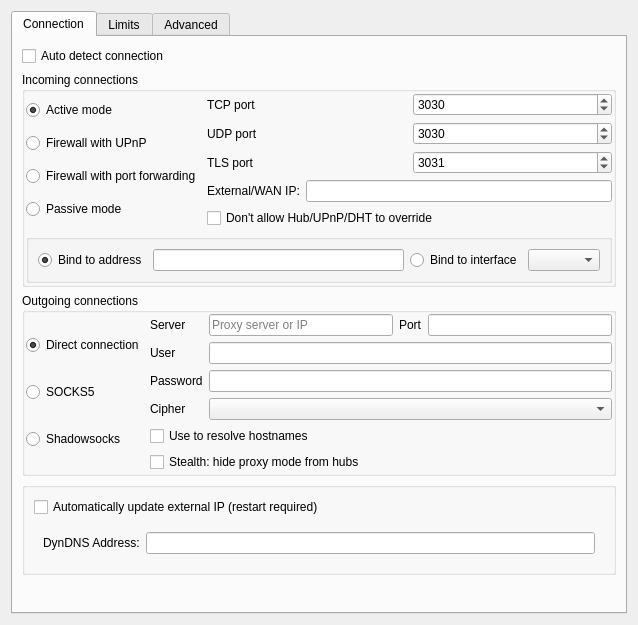
<?xml version="1.0" encoding="UTF-8"?>
<ui version="4.0">
 <class>UISettingsConnection</class>
 <widget class="QWidget" name="UISettingsConnection">
  <property name="geometry">
   <rect>
    <x>0</x>
    <y>0</y>
    <width>638</width>
    <height>625</height>
   </rect>
  </property>
  <property name="windowTitle">
   <string notr="true"/>
  </property>
  <layout class="QGridLayout" name="gridLayout">
   <item row="0" column="0">
    <widget class="QTabWidget" name="tabWidget">
     <property name="toolTip">
      <string/>
     </property>
     <property name="currentIndex">
      <number>0</number>
     </property>
     <widget class="QWidget" name="tab">
      <attribute name="title">
       <string>Connection</string>
      </attribute>
      <layout class="QVBoxLayout" name="verticalLayout">
       <item>
        <widget class="QCheckBox" name="checkBox_AUTO_DETECT_CONNECTION">
         <property name="text">
          <string>Auto detect connection</string>
         </property>
        </widget>
       </item>
       <item>
        <widget class="QGroupBox" name="groupBox">
         <property name="title">
          <string>Incoming connections</string>
         </property>
         <layout class="QGridLayout" name="gridLayout_5">
          <property name="leftMargin">
           <number>1</number>
          </property>
          <property name="topMargin">
           <number>1</number>
          </property>
          <property name="rightMargin">
           <number>1</number>
          </property>
          <property name="bottomMargin">
           <number>1</number>
          </property>
          <item row="1" column="0">
           <widget class="QWidget" name="widget" native="true">
            <layout class="QGridLayout" name="gridLayout_2">
             <property name="leftMargin">
              <number>0</number>
             </property>
             <property name="topMargin">
              <number>0</number>
             </property>
             <property name="rightMargin">
              <number>0</number>
             </property>
             <property name="bottomMargin">
              <number>0</number>
             </property>
             <item row="1" column="0">
              <widget class="QRadioButton" name="radioButton_ACTIVE">
               <property name="toolTip">
                <string>Select this mode if your computer is connected directly to the internet.
Do not select this mode if you have a router or any external firewall.
If your computer is not behind a router all you have to do is to choose
this option and usually you don't need to alter anything more in the
connection settings.
However, if you have a software firewall installed, you may need further configuration in the firewall to allow Internet access for EiskaltDC++.</string>
               </property>
               <property name="text">
                <string>Active mode</string>
               </property>
               <property name="checked">
                <bool>true</bool>
               </property>
              </widget>
             </item>
             <item row="3" column="0">
              <widget class="QRadioButton" name="radioButton_PORT">
               <property name="toolTip">
                <string>Select this mode if you are behind a firewall (router), and will set up
the TCP, UDP and TLS port forwarding on your own.
You will need to specify the external IP address of your router using
the setting below if you want downloads to work properly.
Use this mode only if the previous ones are not options for you.</string>
               </property>
               <property name="text">
                <string>Firewall with port forwarding</string>
               </property>
               <property name="autoExclusive">
                <bool>true</bool>
               </property>
              </widget>
             </item>
             <item row="5" column="0">
              <widget class="QRadioButton" name="radioButton_PASSIVE">
               <property name="toolTip">
                <string>Select this mode if none of the previous modes apply. In this mode,
EiskaltDC++ will not try to make inbound connections, only outbound ones.
This mode carries some serious limitations:
  * only 5 results per user will be returned in response to searches;
  * you will not be able to download from other passive users;
  * you may won't be able to search and/or download on certain hubs.</string>
               </property>
               <property name="text">
                <string>Passive mode</string>
               </property>
              </widget>
             </item>
             <item row="2" column="0">
              <widget class="QRadioButton" name="radioButton_UPNP">
               <property name="toolTip">
                <string>Select this mode if you are behind a firewall/router that supports
the UPnP standard for program auto-configuration.
Most routers do support UPnP but you may need to enable it
in the router's configuration page.
This way EiskaltDC++ will automatically open the ports it needs
and obtain your external IP address as well.</string>
               </property>
               <property name="text">
                <string>Firewall with UPnP</string>
               </property>
               <property name="checkable">
                <bool>true</bool>
               </property>
              </widget>
             </item>
            </layout>
           </widget>
          </item>
          <item row="1" column="1">
           <widget class="QFrame" name="frame">
            <property name="frameShape">
             <enum>QFrame::NoFrame</enum>
            </property>
            <property name="frameShadow">
             <enum>QFrame::Raised</enum>
            </property>
            <layout class="QFormLayout" name="formLayout">
             <property name="leftMargin">
              <number>0</number>
             </property>
             <property name="topMargin">
              <number>0</number>
             </property>
             <property name="rightMargin">
              <number>0</number>
             </property>
             <property name="bottomMargin">
              <number>0</number>
             </property>
             <item row="3" column="0">
              <widget class="QLabel" name="label_4">
               <property name="text">
                <string>External/WAN IP:</string>
               </property>
              </widget>
             </item>
             <item row="3" column="1">
              <widget class="LineEdit" name="lineEdit_WANIP">
               <property name="inputMask">
                <string/>
               </property>
              </widget>
             </item>
             <item row="4" column="0" colspan="2">
              <widget class="QCheckBox" name="checkBox_DONTOVERRIDE">
               <property name="text">
                <string>Don't allow Hub/UPnP/DHT to override</string>
               </property>
              </widget>
             </item>
             <item row="0" column="0" colspan="2">
              <layout class="QGridLayout" name="gridLayout_4">
               <item row="0" column="0">
                <widget class="QLabel" name="label">
                 <property name="text">
                  <string>TCP port</string>
                 </property>
                </widget>
               </item>
               <item row="1" column="0">
                <widget class="QLabel" name="label_2">
                 <property name="text">
                  <string>UDP port</string>
                 </property>
                </widget>
               </item>
               <item row="2" column="0">
                <widget class="QLabel" name="label_3">
                 <property name="text">
                  <string>TLS port</string>
                 </property>
                </widget>
               </item>
               <item row="0" column="1">
                <widget class="QSpinBox" name="spinBox_TCP">
                 <property name="minimum">
                  <number>1</number>
                 </property>
                 <property name="maximum">
                  <number>65535</number>
                 </property>
                 <property name="value">
                  <number>3030</number>
                 </property>
                </widget>
               </item>
               <item row="1" column="1">
                <widget class="QSpinBox" name="spinBox_UDP">
                 <property name="minimum">
                  <number>1</number>
                 </property>
                 <property name="maximum">
                  <number>65535</number>
                 </property>
                 <property name="value">
                  <number>3030</number>
                 </property>
                </widget>
               </item>
               <item row="2" column="1">
                <widget class="QSpinBox" name="spinBox_TLS">
                 <property name="minimum">
                  <number>1</number>
                 </property>
                 <property name="maximum">
                  <number>65535</number>
                 </property>
                 <property name="value">
                  <number>3031</number>
                 </property>
                </widget>
               </item>
              </layout>
             </item>
            </layout>
           </widget>
          </item>
          <item row="2" column="0" colspan="2">
           <widget class="QGroupBox" name="groupBox_5">
            <property name="title">
             <string/>
            </property>
            <layout class="QGridLayout" name="gridLayout_12">
             <item row="0" column="1">
              <widget class="QLineEdit" name="lineEdit_BIND_ADDRESS"/>
             </item>
             <item row="0" column="0">
              <widget class="QRadioButton" name="radioButton_BIND_ADDR">
               <property name="text">
                <string>Bind to address</string>
               </property>
               <property name="checked">
                <bool>true</bool>
               </property>
              </widget>
             </item>
             <item row="0" column="2">
              <widget class="QRadioButton" name="radioButton_BIND_IFACE">
               <property name="text">
                <string>Bind to interface</string>
               </property>
              </widget>
             </item>
             <item row="0" column="3">
              <widget class="QComboBox" name="comboBox_IFACES"/>
             </item>
            </layout>
           </widget>
          </item>
         </layout>
        </widget>
       </item>
       <item>
        <widget class="QGroupBox" name="groupBox_2">
         <property name="title">
          <string>Outgoing connections</string>
         </property>
         <layout class="QGridLayout" name="gridLayout_7">
          <property name="leftMargin">
           <number>1</number>
          </property>
          <property name="topMargin">
           <number>1</number>
          </property>
          <property name="rightMargin">
           <number>1</number>
          </property>
          <property name="bottomMargin">
           <number>1</number>
          </property>
          <item row="0" column="0">
           <widget class="QWidget" name="widget_2" native="true">
            <layout class="QGridLayout" name="gridLayout_6">
             <property name="leftMargin">
              <number>0</number>
             </property>
             <property name="topMargin">
              <number>0</number>
             </property>
             <property name="rightMargin">
              <number>0</number>
             </property>
             <property name="bottomMargin">
              <number>0</number>
             </property>
             <item row="1" column="0">
              <widget class="QRadioButton" name="radioButton_DC">
               <property name="toolTip">
                <string>Select this mode if you can make unrestricted outbound connections.
This includes connecting to any IP address on any port.
Choose this option if unsure.</string>
               </property>
               <property name="text">
                <string>Direct connection</string>
               </property>
               <property name="checked">
                <bool>true</bool>
               </property>
              </widget>
             </item>
             <item row="2" column="0">
              <widget class="QRadioButton" name="radioButton_SOCKS">
               <property name="toolTip">
                <string>Select this mode if you want to make outbound connections through
a SOCKS proxy. The caveats for Passive mode also apply here.
SOCKS5 proxies are not the same as HTTP proxies.
DC++'s SOCKS5 support does not include GSSAPI.</string>
               </property>
               <property name="text">
                <string>SOCKS5</string>
               </property>
              </widget>
             </item>
             <item row="3" column="0">
              <widget class="QRadioButton" name="radioButton_SHADOWSOCKS">
               <property name="toolTip">
                <string>Select this mode if you want outbound TCP connections to use
a Shadowsocks AEAD server.</string>
               </property>
               <property name="text">
                <string>Shadowsocks</string>
               </property>
              </widget>
             </item>
            </layout>
           </widget>
          </item>
          <item row="0" column="1">
           <widget class="QFrame" name="frame_2">
            <property name="frameShape">
             <enum>QFrame::NoFrame</enum>
            </property>
            <property name="frameShadow">
             <enum>QFrame::Raised</enum>
            </property>
            <layout class="QGridLayout" name="gridLayout_8">
             <property name="leftMargin">
              <number>0</number>
             </property>
             <property name="topMargin">
              <number>0</number>
             </property>
             <property name="rightMargin">
              <number>0</number>
             </property>
             <property name="bottomMargin">
              <number>0</number>
             </property>
             <item row="0" column="1">
              <widget class="LineEdit" name="lineEdit_SIP">
               <property name="placeholderText">
                <string>Proxy server or IP</string>
               </property>
              </widget>
             </item>
             <item row="2" column="1" colspan="3">
              <widget class="LineEdit" name="lineEdit_SUSR"/>
             </item>
             <item row="3" column="1" colspan="3">
              <widget class="LineEdit" name="lineEdit_SPSWD"/>
             </item>
             <item row="0" column="0">
              <widget class="QLabel" name="label_5">
               <property name="text">
                <string>Server</string>
               </property>
              </widget>
             </item>
             <item row="2" column="0">
              <widget class="QLabel" name="label_7">
               <property name="text">
                <string>User</string>
               </property>
              </widget>
             </item>
             <item row="3" column="0">
              <widget class="QLabel" name="label_8">
               <property name="text">
                <string>Password</string>
               </property>
              </widget>
             </item>
             <item row="0" column="2">
              <widget class="QLabel" name="label_6">
               <property name="text">
                <string>Port</string>
               </property>
              </widget>
             </item>
             <item row="0" column="3">
              <widget class="LineEdit" name="lineEdit_SPORT">
               <property name="minimumSize">
                <size>
                 <width>60</width>
                 <height>0</height>
                </size>
               </property>
               <property name="inputMask">
                <string notr="true">00000</string>
               </property>
              </widget>
             </item>
             <item row="4" column="0">
              <widget class="QLabel" name="label_SHADOWSOCKS_METHOD">
               <property name="text">
                <string>Cipher</string>
               </property>
              </widget>
             </item>
             <item row="4" column="1" colspan="3">
              <widget class="QComboBox" name="comboBox_SHADOWSOCKS_METHOD"/>
             </item>
             <item row="5" column="0" colspan="4">
              <widget class="QCheckBox" name="checkBox_RESOLVE">
               <property name="text">
                <string>Use to resolve hostnames</string>
               </property>
              </widget>
             </item>
             <item row="6" column="0" colspan="4">
              <widget class="QCheckBox" name="checkBox_SOCKS_STEALTH">
               <property name="toolTip">
                <string>Do not advertise SOCKS5 proxy mode in NMDC $MyINFO.
When enabled, hubs see normal active/passive mode instead of M:5.</string>
               </property>
               <property name="text">
                <string>Stealth: hide proxy mode from hubs</string>
               </property>
              </widget>
             </item>
            </layout>
           </widget>
          </item>
         </layout>
        </widget>
       </item>
       <item>
        <widget class="QGroupBox" name="groupBox_4">
         <property name="title">
          <string/>
         </property>
         <layout class="QGridLayout" name="gridLayout_9">
          <item row="2" column="0" colspan="4">
           <widget class="QFrame" name="frame_6">
            <property name="frameShape">
             <enum>QFrame::NoFrame</enum>
            </property>
            <property name="frameShadow">
             <enum>QFrame::Raised</enum>
            </property>
            <layout class="QHBoxLayout" name="horizontalLayout_5">
             <item>
              <widget class="QLabel" name="label_18">
               <property name="text">
                <string>DynDNS Address:</string>
               </property>
              </widget>
             </item>
             <item>
              <widget class="QLineEdit" name="lineEdit_DYNDNS_SERVER"/>
             </item>
            </layout>
           </widget>
          </item>
          <item row="0" column="2">
           <spacer name="horizontalSpacer_8">
            <property name="orientation">
             <enum>Qt::Horizontal</enum>
            </property>
            <property name="sizeHint" stdset="0">
             <size>
              <width>40</width>
              <height>20</height>
             </size>
            </property>
           </spacer>
          </item>
          <item row="0" column="0" colspan="2">
           <widget class="QCheckBox" name="checkBox_DYNDNS">
            <property name="toolTip">
             <string>When enabled can hang program on exit.</string>
            </property>
            <property name="text">
             <string>Automatically update external IP (restart required)</string>
            </property>
           </widget>
          </item>
         </layout>
        </widget>
       </item>
       <item>
        <spacer name="verticalSpacer_2">
         <property name="orientation">
          <enum>Qt::Vertical</enum>
         </property>
         <property name="sizeHint" stdset="0">
          <size>
           <width>20</width>
           <height>6</height>
          </size>
         </property>
        </spacer>
       </item>
      </layout>
     </widget>
     <widget class="QWidget" name="tab_2">
      <attribute name="title">
       <string>Limits</string>
      </attribute>
      <layout class="QVBoxLayout" name="verticalLayout_2">
       <item>
        <widget class="QGroupBox" name="groupBox_3">
         <property name="sizePolicy">
          <sizepolicy hsizetype="Expanding" vsizetype="Minimum">
           <horstretch>0</horstretch>
           <verstretch>0</verstretch>
          </sizepolicy>
         </property>
         <property name="toolTip">
          <string/>
         </property>
         <property name="title">
          <string>Limits</string>
         </property>
         <layout class="QVBoxLayout" name="verticalLayout_3">
          <item>
           <widget class="QCheckBox" name="checkBox_THROTTLE_ENABLE">
            <property name="text">
             <string>Enable Throttle</string>
            </property>
           </widget>
          </item>
          <item>
           <widget class="QFrame" name="frame_3">
            <property name="sizePolicy">
             <sizepolicy hsizetype="Expanding" vsizetype="Expanding">
              <horstretch>0</horstretch>
              <verstretch>0</verstretch>
             </sizepolicy>
            </property>
            <property name="frameShape">
             <enum>QFrame::NoFrame</enum>
            </property>
            <property name="frameShadow">
             <enum>QFrame::Raised</enum>
            </property>
            <layout class="QVBoxLayout" name="verticalLayout_4">
             <property name="leftMargin">
              <number>0</number>
             </property>
             <property name="topMargin">
              <number>0</number>
             </property>
             <property name="rightMargin">
              <number>0</number>
             </property>
             <property name="bottomMargin">
              <number>0</number>
             </property>
             <item>
              <widget class="QFrame" name="frameBasicLimits">
               <property name="enabled">
                <bool>false</bool>
               </property>
               <layout class="QHBoxLayout" name="horizontalLayout">
                <item>
                 <widget class="QLabel" name="label_11">
                  <property name="text">
                   <string>Download</string>
                  </property>
                 </widget>
                </item>
                <item>
                 <widget class="QSpinBox" name="spinBox_DOWN_LIMIT_NORMAL">
                  <property name="maximum">
                   <number>125000</number>
                  </property>
                 </widget>
                </item>
                <item>
                 <widget class="QLabel" name="label_14">
                  <property name="text">
                   <string>KiB/s</string>
                  </property>
                 </widget>
                </item>
                <item>
                 <spacer name="horizontalSpacer_2">
                  <property name="orientation">
                   <enum>Qt::Horizontal</enum>
                  </property>
                  <property name="sizeHint" stdset="0">
                   <size>
                    <width>40</width>
                    <height>20</height>
                   </size>
                  </property>
                 </spacer>
                </item>
                <item>
                 <widget class="QLabel" name="label_12">
                  <property name="text">
                   <string>Upload</string>
                  </property>
                 </widget>
                </item>
                <item>
                 <widget class="QSpinBox" name="spinBox_UP_LIMIT_NORMAL">
                  <property name="maximum">
                   <number>125000</number>
                  </property>
                 </widget>
                </item>
                <item>
                 <widget class="QLabel" name="label_15">
                  <property name="text">
                   <string>KiB/s</string>
                  </property>
                 </widget>
                </item>
                <item>
                 <spacer name="horizontalSpacer_6">
                  <property name="orientation">
                   <enum>Qt::Horizontal</enum>
                  </property>
                  <property name="sizeHint" stdset="0">
                   <size>
                    <width>40</width>
                    <height>20</height>
                   </size>
                  </property>
                 </spacer>
                </item>
               </layout>
              </widget>
             </item>
             <item>
              <widget class="QWidget" name="frameOptionalLimits" native="true">
               <property name="enabled">
                <bool>false</bool>
               </property>
               <layout class="QGridLayout" name="gridLayout_3">
                <item row="0" column="0">
                 <widget class="QCheckBox" name="checkBox_TIME_DEPENDENT_THROTTLE">
                  <property name="text">
                   <string>Alternate speed limit at time from </string>
                  </property>
                 </widget>
                </item>
                <item row="0" column="1">
                 <widget class="QFrame" name="frameOptionalLimitsPeriod">
                  <property name="enabled">
                   <bool>false</bool>
                  </property>
                  <property name="frameShape">
                   <enum>QFrame::NoFrame</enum>
                  </property>
                  <property name="frameShadow">
                   <enum>QFrame::Raised</enum>
                  </property>
                  <layout class="QHBoxLayout" name="horizontalLayout_4">
                   <item>
                    <widget class="QSpinBox" name="spinBox_BANDWIDTH_LIMIT_START">
                     <property name="maximum">
                      <number>23</number>
                     </property>
                    </widget>
                   </item>
                   <item>
                    <widget class="QLabel" name="label_13">
                     <property name="text">
                      <string>to</string>
                     </property>
                    </widget>
                   </item>
                   <item>
                    <widget class="QSpinBox" name="spinBox_BANDWIDTH_LIMIT_END">
                     <property name="maximum">
                      <number>23</number>
                     </property>
                    </widget>
                   </item>
                   <item>
                    <widget class="QLabel" name="label_19">
                     <property name="text">
                      <string>hour(s)</string>
                     </property>
                    </widget>
                   </item>
                   <item>
                    <spacer name="horizontalSpacer_4">
                     <property name="orientation">
                      <enum>Qt::Horizontal</enum>
                     </property>
                     <property name="sizeHint" stdset="0">
                      <size>
                       <width>40</width>
                       <height>20</height>
                      </size>
                     </property>
                    </spacer>
                   </item>
                  </layout>
                 </widget>
                </item>
                <item row="1" column="0" colspan="2">
                 <widget class="QFrame" name="frameOptionalLimitsValues">
                  <property name="enabled">
                   <bool>false</bool>
                  </property>
                  <property name="frameShape">
                   <enum>QFrame::NoFrame</enum>
                  </property>
                  <property name="frameShadow">
                   <enum>QFrame::Raised</enum>
                  </property>
                  <layout class="QGridLayout" name="gridLayout_10">
                   <item row="0" column="0">
                    <widget class="QLabel" name="label_9">
                     <property name="text">
                      <string>Download</string>
                     </property>
                    </widget>
                   </item>
                   <item row="0" column="1">
                    <widget class="QSpinBox" name="spinBox_DOWN_LIMIT_TIME">
                     <property name="maximum">
                      <number>125000</number>
                     </property>
                    </widget>
                   </item>
                   <item row="0" column="3">
                    <spacer name="horizontalSpacer">
                     <property name="orientation">
                      <enum>Qt::Horizontal</enum>
                     </property>
                     <property name="sizeHint" stdset="0">
                      <size>
                       <width>124</width>
                       <height>22</height>
                      </size>
                     </property>
                    </spacer>
                   </item>
                   <item row="0" column="4">
                    <widget class="QLabel" name="label_10">
                     <property name="text">
                      <string>Upload</string>
                     </property>
                    </widget>
                   </item>
                   <item row="0" column="5">
                    <widget class="QSpinBox" name="spinBox_UP_LIMIT_TIME">
                     <property name="maximum">
                      <number>125000</number>
                     </property>
                    </widget>
                   </item>
                   <item row="0" column="6">
                    <widget class="QLabel" name="label_17">
                     <property name="text">
                      <string>KiB/s</string>
                     </property>
                    </widget>
                   </item>
                   <item row="0" column="7">
                    <spacer name="horizontalSpacer_5">
                     <property name="orientation">
                      <enum>Qt::Horizontal</enum>
                     </property>
                     <property name="sizeHint" stdset="0">
                      <size>
                       <width>124</width>
                       <height>22</height>
                      </size>
                     </property>
                    </spacer>
                   </item>
                   <item row="1" column="1">
                    <widget class="QSpinBox" name="spinBox_ALTERNATE_SLOTS"/>
                   </item>
                   <item row="1" column="0">
                    <widget class="QLabel" name="label_21">
                     <property name="text">
                      <string>Slots</string>
                     </property>
                     <property name="alignment">
                      <set>Qt::AlignCenter</set>
                     </property>
                    </widget>
                   </item>
                   <item row="0" column="2">
                    <widget class="QLabel" name="label_16">
                     <property name="text">
                      <string>KiB/s</string>
                     </property>
                    </widget>
                   </item>
                  </layout>
                 </widget>
                </item>
               </layout>
              </widget>
             </item>
            </layout>
           </widget>
          </item>
         </layout>
        </widget>
       </item>
       <item>
        <spacer name="verticalSpacer">
         <property name="orientation">
          <enum>Qt::Vertical</enum>
         </property>
         <property name="sizeHint" stdset="0">
          <size>
           <width>20</width>
           <height>40</height>
          </size>
         </property>
        </spacer>
       </item>
      </layout>
     </widget>
     <widget class="QWidget" name="tab_3">
      <attribute name="title">
       <string>Advanced</string>
      </attribute>
      <layout class="QVBoxLayout" name="verticalLayout_5">
       <item>
        <layout class="QGridLayout" name="gridLayout_11">
         <item row="0" column="0">
          <spacer name="horizontalSpacer_7">
           <property name="orientation">
            <enum>Qt::Horizontal</enum>
           </property>
           <property name="sizeHint" stdset="0">
            <size>
             <width>40</width>
             <height>20</height>
            </size>
           </property>
          </spacer>
         </item>
         <item row="0" column="1">
          <widget class="QLabel" name="label_20">
           <property name="sizePolicy">
            <sizepolicy hsizetype="MinimumExpanding" vsizetype="Preferred">
             <horstretch>0</horstretch>
             <verstretch>0</verstretch>
            </sizepolicy>
           </property>
           <property name="text">
            <string>Reconnect to hub (seconds)</string>
           </property>
           <property name="alignment">
            <set>Qt::AlignRight|Qt::AlignTrailing|Qt::AlignVCenter</set>
           </property>
          </widget>
         </item>
         <item row="0" column="2">
          <widget class="QSpinBox" name="spinBox_RECONNECT_DELAY">
           <property name="maximum">
            <number>9999</number>
           </property>
          </widget>
         </item>
         <item row="1" column="1">
          <widget class="QLabel" name="label_22">
           <property name="sizePolicy">
            <sizepolicy hsizetype="MinimumExpanding" vsizetype="Preferred">
             <horstretch>0</horstretch>
             <verstretch>0</verstretch>
            </sizepolicy>
           </property>
           <property name="text">
            <string>Type-of-Service (ToS)</string>
           </property>
           <property name="alignment">
            <set>Qt::AlignRight|Qt::AlignTrailing|Qt::AlignVCenter</set>
           </property>
          </widget>
         </item>
         <item row="1" column="2">
          <widget class="QComboBox" name="comboBox_TOS">
           <property name="minimumSize">
            <size>
             <width>100</width>
             <height>0</height>
            </size>
           </property>
           <property name="toolTip">
            <string>&lt;!DOCTYPE HTML PUBLIC &quot;-//W3C//DTD HTML 4.0//EN&quot; &quot;https://www.w3.org/TR/REC-html40/strict.dtd&quot;&gt;
&lt;html&gt;&lt;head&gt;&lt;meta name=&quot;qrichtext&quot; content=&quot;1&quot; /&gt;&lt;style type=&quot;text/css&quot;&gt;
p, li { white-space: pre-wrap; }
&lt;/style&gt;&lt;/head&gt;&lt;body style=&quot; font-family:'Sans Serif'; font-size:9pt; font-weight:400; font-style:normal;&quot;&gt;
&lt;p style=&quot; margin-top:0px; margin-bottom:0px; margin-left:0px; margin-right:0px; -qt-block-indent:0; text-indent:0px;&quot;&gt;Set the Type-Of-Service (TOS) field that is sent with every &lt;a href=&quot;https://en.wikipedia.org/wiki/IP_packet&quot;&gt;&lt;span style=&quot; text-decoration: underline; color:#0057ae;&quot;&gt;IP packet&lt;/span&gt;&lt;/a&gt; originating from this socket. It is used to prioritize packets on the network. TOS is a byte. There are some standard TOS flags defined: &lt;/p&gt;
&lt;p style=&quot;-qt-paragraph-type:empty; margin-top:0px; margin-bottom:0px; margin-left:0px; margin-right:0px; -qt-block-indent:0; text-indent:0px;&quot;&gt;&lt;/p&gt;
&lt;p style=&quot; margin-top:0px; margin-bottom:0px; margin-left:0px; margin-right:0px; -qt-block-indent:0; text-indent:0px;&quot;&gt;&lt;span style=&quot; font-weight:600;&quot;&gt; - &amp;quot;Low delay&amp;quot;&lt;/span&gt; to minimize delays for interactive traffic&lt;/p&gt;
&lt;p style=&quot; margin-top:0px; margin-bottom:0px; margin-left:0px; margin-right:0px; -qt-block-indent:0; text-indent:0px;&quot;&gt;&lt;span style=&quot; font-weight:600;&quot;&gt; - &amp;quot;Throughput&amp;quot;&lt;/span&gt; to optimize throughput&lt;/p&gt;
&lt;p style=&quot; margin-top:0px; margin-bottom:0px; margin-left:0px; margin-right:0px; -qt-block-indent:0; text-indent:0px;&quot;&gt;&lt;span style=&quot; font-weight:600;&quot;&gt; - &amp;quot;Reliability&amp;quot;&lt;/span&gt; to optimize for reliability&lt;/p&gt;
&lt;p style=&quot; margin-top:0px; margin-bottom:0px; margin-left:0px; margin-right:0px; -qt-block-indent:0; text-indent:0px;&quot;&gt;&lt;span style=&quot; font-weight:600;&quot;&gt; - &amp;quot;Minimal cost&amp;quot;&lt;/span&gt; should be used for &amp;quot;filler data&amp;quot; where slow transmission doesn't matter&lt;/p&gt;
&lt;p style=&quot;-qt-paragraph-type:empty; margin-top:0px; margin-bottom:0px; margin-left:0px; margin-right:0px; -qt-block-indent:0; text-indent:0px;&quot;&gt;&lt;/p&gt;
&lt;p style=&quot; margin-top:0px; margin-bottom:0px; margin-left:0px; margin-right:0px; -qt-block-indent:0; text-indent:0px;&quot;&gt;At most one of these TOS values can be specified. Linux sends &lt;span style=&quot; font-weight:600;&quot;&gt;&amp;quot;Low delay&amp;quot;&lt;/span&gt; datagrams first by default, but the exact behaviour depends on the configured queueing discipline.&lt;span style=&quot; font-weight:600;&quot;&gt; Warning! This option needs superuser privileges!&lt;/span&gt;&lt;/p&gt;&lt;/body&gt;&lt;/html&gt;</string>
           </property>
           <item>
            <property name="text">
             <string>No</string>
            </property>
           </item>
           <item>
            <property name="text">
             <string>Low delay</string>
            </property>
           </item>
           <item>
            <property name="text">
             <string>Throughput</string>
            </property>
           </item>
           <item>
            <property name="text">
             <string>Reliability</string>
            </property>
           </item>
           <item>
            <property name="text">
             <string>Minimal cost</string>
            </property>
           </item>
          </widget>
         </item>
        </layout>
       </item>
       <item>
        <widget class="QGroupBox" name="groupBox_DHT">
         <property name="title">
          <string>Enable DHT</string>
         </property>
         <property name="checkable">
          <bool>true</bool>
         </property>
         <layout class="QHBoxLayout" name="horizontalLayout_2">
          <item>
           <spacer name="horizontalSpacer_3">
            <property name="orientation">
             <enum>Qt::Horizontal</enum>
            </property>
            <property name="sizeHint" stdset="0">
             <size>
              <width>0</width>
              <height>20</height>
             </size>
            </property>
           </spacer>
          </item>
          <item>
           <layout class="QGridLayout" name="gridLayout_13">
            <item row="0" column="0">
             <widget class="QLabel" name="label_23">
              <property name="text">
               <string>DHT port</string>
              </property>
             </widget>
            </item>
            <item row="0" column="1">
             <widget class="QSpinBox" name="spinBox_DHT">
              <property name="minimum">
               <number>1</number>
              </property>
              <property name="maximum">
               <number>65535</number>
              </property>
              <property name="value">
               <number>6250</number>
              </property>
             </widget>
            </item>
            <item row="1" column="0">
             <widget class="QLabel" name="label_DHT_BOOTSTRAP_URLS">
              <property name="text">
               <string>DHT bootstrap URLs</string>
              </property>
             </widget>
            </item>
            <item row="1" column="1">
             <widget class="QLineEdit" name="lineEdit_DHT_BOOTSTRAP_URLS">
              <property name="placeholderText">
               <string>Separate multiple URLs with semicolons</string>
              </property>
             </widget>
            </item>
           </layout>
          </item>
         </layout>
        </widget>
       </item>
       <item>
        <widget class="QGroupBox" name="groupBox_7">
         <property name="title">
          <string>TLS settings</string>
         </property>
         <layout class="QVBoxLayout" name="verticalLayout_6">
          <item>
           <widget class="QComboBox" name="comboBox_TLS">
            <item>
             <property name="text">
              <string>Disable TLS</string>
             </property>
            </item>
            <item>
             <property name="text">
              <string>Allow TLS</string>
             </property>
            </item>
            <item>
             <property name="text">
              <string>Require TLS</string>
             </property>
            </item>
           </widget>
          </item>
          <item>
           <widget class="QCheckBox" name="checkBox_UNTRUSTED_HUBS">
            <property name="text">
             <string>Allow untrusted certificate for hubs</string>
            </property>
           </widget>
          </item>
          <item>
           <widget class="QCheckBox" name="checkBox_UNTRUSTED_CLIENTS">
            <property name="text">
             <string>Allow untrusted certificate for clients</string>
            </property>
           </widget>
          </item>
         </layout>
        </widget>
       </item>
       <item>
        <spacer name="verticalSpacer_3">
         <property name="orientation">
          <enum>Qt::Vertical</enum>
         </property>
         <property name="sizeHint" stdset="0">
          <size>
           <width>20</width>
           <height>40</height>
          </size>
         </property>
        </spacer>
       </item>
      </layout>
     </widget>
    </widget>
   </item>
  </layout>
 </widget>
 <customwidgets>
  <customwidget>
   <class>LineEdit</class>
   <extends>QLineEdit</extends>
   <header>LineEdit.h</header>
  </customwidget>
 </customwidgets>
 <resources/>
 <connections>
  <connection>
   <sender>checkBox_TIME_DEPENDENT_THROTTLE</sender>
   <signal>toggled(bool)</signal>
   <receiver>frameOptionalLimitsValues</receiver>
   <slot>setEnabled(bool)</slot>
   <hints>
    <hint type="sourcelabel">
     <x>167</x>
     <y>200</y>
    </hint>
    <hint type="destinationlabel">
     <x>300</x>
     <y>265</y>
    </hint>
   </hints>
  </connection>
  <connection>
   <sender>checkBox_THROTTLE_ENABLE</sender>
   <signal>toggled(bool)</signal>
   <receiver>frameBasicLimits</receiver>
   <slot>setEnabled(bool)</slot>
   <hints>
    <hint type="sourcelabel">
     <x>281</x>
     <y>68</y>
    </hint>
    <hint type="destinationlabel">
     <x>281</x>
     <y>101</y>
    </hint>
   </hints>
  </connection>
  <connection>
   <sender>checkBox_TIME_DEPENDENT_THROTTLE</sender>
   <signal>toggled(bool)</signal>
   <receiver>frameOptionalLimitsPeriod</receiver>
   <slot>setEnabled(bool)</slot>
   <hints>
    <hint type="sourcelabel">
     <x>167</x>
     <y>200</y>
    </hint>
    <hint type="destinationlabel">
     <x>596</x>
     <y>205</y>
    </hint>
   </hints>
  </connection>
  <connection>
   <sender>checkBox_THROTTLE_ENABLE</sender>
   <signal>toggled(bool)</signal>
   <receiver>frameOptionalLimits</receiver>
   <slot>setEnabled(bool)</slot>
   <hints>
    <hint type="sourcelabel">
     <x>281</x>
     <y>68</y>
    </hint>
    <hint type="destinationlabel">
     <x>296</x>
     <y>269</y>
    </hint>
   </hints>
  </connection>
  <connection>
   <sender>radioButton_BIND_ADDR</sender>
   <signal>toggled(bool)</signal>
   <receiver>lineEdit_BIND_ADDRESS</receiver>
   <slot>setEnabled(bool)</slot>
   <hints>
    <hint type="sourcelabel">
     <x>111</x>
     <y>239</y>
    </hint>
    <hint type="destinationlabel">
     <x>210</x>
     <y>239</y>
    </hint>
   </hints>
  </connection>
  <connection>
   <sender>radioButton_BIND_IFACE</sender>
   <signal>toggled(bool)</signal>
   <receiver>comboBox_IFACES</receiver>
   <slot>setEnabled(bool)</slot>
   <hints>
    <hint type="sourcelabel">
     <x>426</x>
     <y>242</y>
    </hint>
    <hint type="destinationlabel">
     <x>548</x>
     <y>241</y>
    </hint>
   </hints>
  </connection>
 </connections>
</ui>
